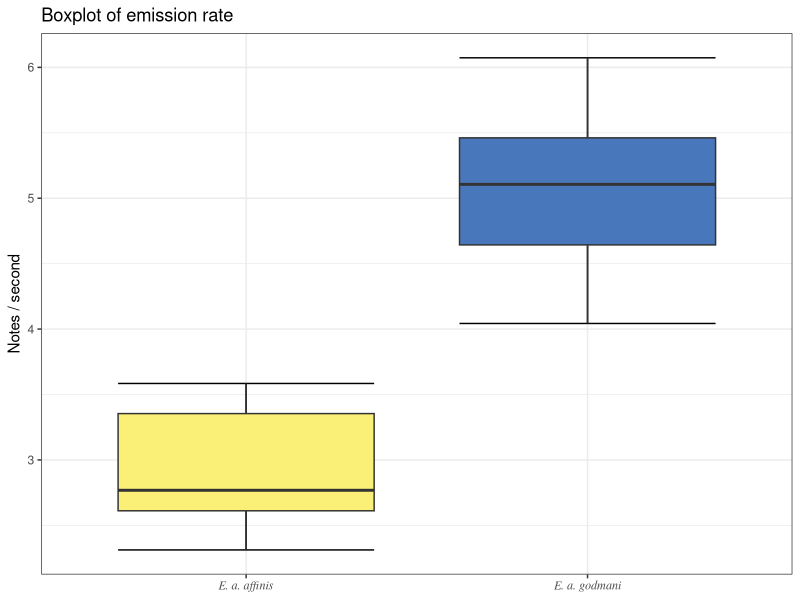
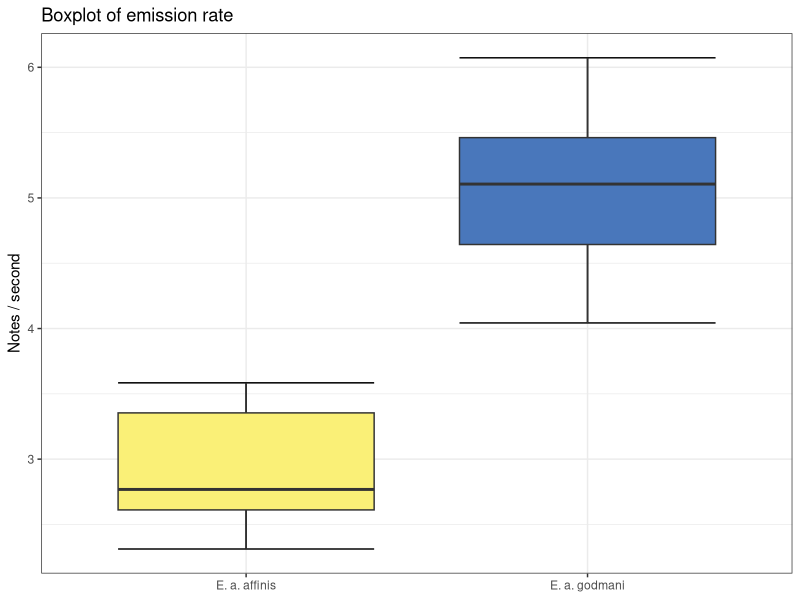

Source code (R) for these figures, in order:
library(dplyr)
library(ggplot2)
library(ggfortify)
library(ggpubr)
#Load required libraries

setwd(readClipboard())
#Copied the route to the working directory, using readClipboard() because Windows is weird about backslashes.

eup <-  read.csv("Euphonia_song_measurements.csv")
df  <- eup[,3:8]
#Reading the selection table generated from Raven PRO. 

pca <- princomp(log(df))

pcaload <- pca$loadings

#Principal Component Analysis on log-transformed data, putting the loadings in a new object so it's easy to check later. 

wilcox.test(data=eup, LowFreq~Sub)
wilcox.test(data=eup, HiFreq~Sub)
wilcox.test(data=eup, DeltaT~Sub)
wilcox.test(data=eup, DeltaF~Sub)
wilcox.test(data=eup, Notes~Sub)
wilcox.test(data=eup, Speed~Sub)

#Wilcoxon tests on individual variables


p1 <-   ggplot(data=eup, aes(x=Sub, y=Speed))+stat_boxplot(geom='errorbar') +geom_boxplot(aes(fill=Sub))+scale_fill_manual(values=c("#FAF077","#4977BB")) +theme_bw() + ylab("Notes / second") +ggtitle("Boxplot of emission rate") + scale_x_discrete(labels=c("E. a. affinis", "E. a. godmani")) + xlab(NULL)+theme(legend.position = 'none')
p1 + font('x.text', family='serif', face='italic')

#Boxplot of notes per second (emission rate), by subspecies. 

p2 <- autoplot(pca, loadings=TRUE, loadings.colour='black', loadings.label=TRUE, loadings.label.colour='black', loadings.label.size=2.5, data=eup, colour='Sub', shape = 'Sub', frame=TRUE)+scale_fill_manual(labels=c("E. a. affinis", "E. a. godmani"), values=c("#FAF077","#4977BB")) + scale_color_manual(values=c("#FAF077","#4977BB")) + theme_bw()
p1 +font('legend.text', family='serif', face='italic')

#PCA biplot of the first two PCs. 
